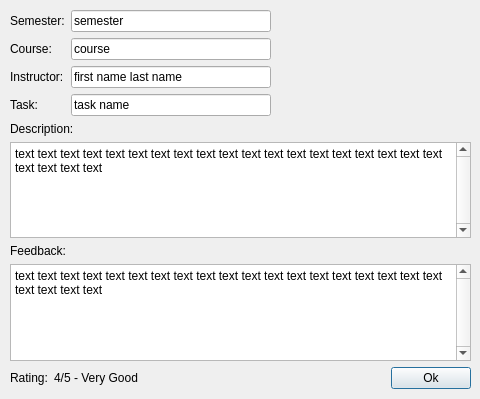
<?xml version="1.0" encoding="UTF-8"?>
<ui version="4.0">
 <class>TATaskForm</class>
 <widget class="QWidget" name="TATaskForm">
  <property name="geometry">
   <rect>
    <x>0</x>
    <y>0</y>
    <width>480</width>
    <height>399</height>
   </rect>
  </property>
  <property name="windowTitle">
   <string>Form</string>
  </property>
  <widget class="QWidget" name="layoutWidget">
   <property name="geometry">
    <rect>
     <x>10</x>
     <y>10</y>
     <width>461</width>
     <height>379</height>
    </rect>
   </property>
   <layout class="QVBoxLayout" name="verticalLayout_5">
    <item>
     <layout class="QHBoxLayout" name="horizontalLayout">
      <item>
       <layout class="QVBoxLayout" name="verticalLayout">
        <item>
         <widget class="QLabel" name="semesterLabel">
          <property name="text">
           <string>Semester:</string>
          </property>
         </widget>
        </item>
        <item>
         <widget class="QLabel" name="courseLabel">
          <property name="text">
           <string>Course:</string>
          </property>
         </widget>
        </item>
        <item>
         <widget class="QLabel" name="taLabel">
          <property name="text">
           <string>Instructor:</string>
          </property>
         </widget>
        </item>
        <item>
         <widget class="QLabel" name="taskNameLabel">
          <property name="text">
           <string>Task:</string>
          </property>
         </widget>
        </item>
       </layout>
      </item>
      <item>
       <layout class="QVBoxLayout" name="verticalLayout_2">
        <item>
         <widget class="QLineEdit" name="semesterText">
          <property name="enabled">
           <bool>true</bool>
          </property>
          <property name="text">
           <string>semester</string>
          </property>
          <property name="readOnly">
           <bool>true</bool>
          </property>
         </widget>
        </item>
        <item>
         <widget class="QLineEdit" name="courseText">
          <property name="enabled">
           <bool>true</bool>
          </property>
          <property name="text">
           <string>course</string>
          </property>
          <property name="readOnly">
           <bool>true</bool>
          </property>
         </widget>
        </item>
        <item>
         <widget class="QLineEdit" name="instructorNameText">
          <property name="enabled">
           <bool>true</bool>
          </property>
          <property name="text">
           <string>first name last name</string>
          </property>
          <property name="readOnly">
           <bool>true</bool>
          </property>
         </widget>
        </item>
        <item>
         <widget class="QLineEdit" name="taskNameText">
          <property name="enabled">
           <bool>true</bool>
          </property>
          <property name="text">
           <string>task name</string>
          </property>
          <property name="readOnly">
           <bool>true</bool>
          </property>
         </widget>
        </item>
       </layout>
      </item>
      <item>
       <spacer name="horizontalSpacer">
        <property name="orientation">
         <enum>Qt::Horizontal</enum>
        </property>
        <property name="sizeHint" stdset="0">
         <size>
          <width>98</width>
          <height>20</height>
         </size>
        </property>
       </spacer>
      </item>
     </layout>
    </item>
    <item>
     <layout class="QVBoxLayout" name="verticalLayout_3">
      <item>
       <widget class="QLabel" name="taskDescriptionLabel">
        <property name="text">
         <string>Description:</string>
        </property>
       </widget>
      </item>
      <item>
       <widget class="QPlainTextEdit" name="descriptionText">
        <property name="enabled">
         <bool>true</bool>
        </property>
        <property name="verticalScrollBarPolicy">
         <enum>Qt::ScrollBarAlwaysOn</enum>
        </property>
        <property name="readOnly">
         <bool>true</bool>
        </property>
        <property name="plainText">
         <string>text text text text text text text text text text text text text text text text text text text text text text text</string>
        </property>
       </widget>
      </item>
     </layout>
    </item>
    <item>
     <layout class="QVBoxLayout" name="verticalLayout_4">
      <item>
       <widget class="QLabel" name="feedbackLabel">
        <property name="text">
         <string>Feedback:</string>
        </property>
       </widget>
      </item>
      <item>
       <widget class="QPlainTextEdit" name="feedbackText">
        <property name="enabled">
         <bool>true</bool>
        </property>
        <property name="verticalScrollBarPolicy">
         <enum>Qt::ScrollBarAlwaysOn</enum>
        </property>
        <property name="readOnly">
         <bool>true</bool>
        </property>
        <property name="plainText">
         <string>text text text text text text text text text text text text text text text text text text text text text text text</string>
        </property>
       </widget>
      </item>
     </layout>
    </item>
    <item>
     <layout class="QHBoxLayout" name="horizontalLayout_2">
      <item>
       <widget class="QLabel" name="ratingLabel">
        <property name="text">
         <string>Rating:</string>
        </property>
       </widget>
      </item>
      <item>
       <widget class="QLabel" name="rating">
        <property name="frameShadow">
         <enum>QFrame::Plain</enum>
        </property>
        <property name="text">
         <string>4/5 - Very Good</string>
        </property>
       </widget>
      </item>
      <item>
       <spacer name="horizontalSpacer_2">
        <property name="orientation">
         <enum>Qt::Horizontal</enum>
        </property>
        <property name="sizeHint" stdset="0">
         <size>
          <width>40</width>
          <height>20</height>
         </size>
        </property>
       </spacer>
      </item>
      <item>
       <widget class="QPushButton" name="okButton">
        <property name="text">
         <string>Ok</string>
        </property>
        <property name="autoDefault">
         <bool>true</bool>
        </property>
        <property name="default">
         <bool>true</bool>
        </property>
       </widget>
      </item>
     </layout>
    </item>
   </layout>
  </widget>
 </widget>
 <resources/>
 <connections/>
</ui>
